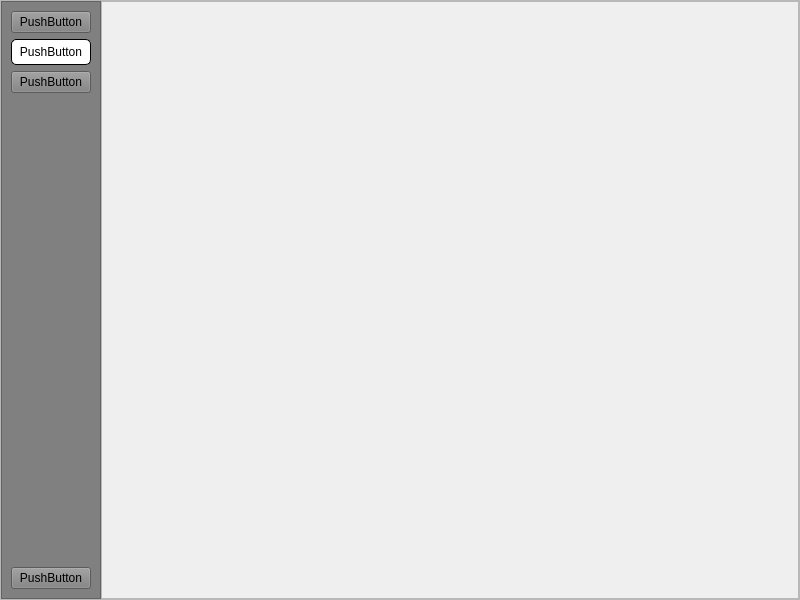
<?xml version="1.0" encoding="UTF-8"?>
<ui version="4.0">
 <class>MainWindow</class>
 <widget class="QMainWindow" name="MainWindow">
  <property name="geometry">
   <rect>
    <x>0</x>
    <y>0</y>
    <width>800</width>
    <height>600</height>
   </rect>
  </property>
  <property name="windowTitle">
   <string>MainWindow</string>
  </property>
  <widget class="QWidget" name="centralwidget">
   <layout class="QHBoxLayout" name="horizontalLayout">
    <property name="spacing">
     <number>0</number>
    </property>
    <property name="leftMargin">
     <number>0</number>
    </property>
    <property name="topMargin">
     <number>0</number>
    </property>
    <property name="rightMargin">
     <number>0</number>
    </property>
    <property name="bottomMargin">
     <number>0</number>
    </property>
    <item>
     <widget class="QFrame" name="main_body">
      <property name="frameShape">
       <enum>QFrame::StyledPanel</enum>
      </property>
      <property name="frameShadow">
       <enum>QFrame::Raised</enum>
      </property>
      <layout class="QHBoxLayout" name="horizontalLayout_2">
       <property name="spacing">
        <number>0</number>
       </property>
       <property name="leftMargin">
        <number>0</number>
       </property>
       <property name="topMargin">
        <number>0</number>
       </property>
       <property name="rightMargin">
        <number>0</number>
       </property>
       <property name="bottomMargin">
        <number>0</number>
       </property>
       <item alignment="Qt::AlignLeft">
        <widget class="QFrame" name="frame">
         <property name="minimumSize">
          <size>
           <width>100</width>
           <height>0</height>
          </size>
         </property>
         <property name="styleSheet">
          <string notr="true">background-color: grey;</string>
         </property>
         <property name="frameShape">
          <enum>QFrame::StyledPanel</enum>
         </property>
         <property name="frameShadow">
          <enum>QFrame::Raised</enum>
         </property>
         <layout class="QVBoxLayout" name="verticalLayout">
          <item>
           <widget class="QPushButton" name="pushButton_4">
            <property name="text">
             <string>PushButton</string>
            </property>
           </widget>
          </item>
          <item>
           <widget class="QPushButton" name="pushButton">
            <property name="styleSheet">
             <string notr="true">#pushButton{
	border: none;
	background-color: white;
	border-radius: 5px;
	border: 1px solid black;
	padding: 5px;
}

#pushButton:hover{
	background-color: blue;
	color: white;
}
</string>
            </property>
            <property name="text">
             <string>PushButton</string>
            </property>
           </widget>
          </item>
          <item>
           <widget class="QPushButton" name="pushButton_2">
            <property name="text">
             <string>PushButton</string>
            </property>
           </widget>
          </item>
          <item>
           <spacer name="verticalSpacer">
            <property name="orientation">
             <enum>Qt::Vertical</enum>
            </property>
            <property name="sizeHint" stdset="0">
             <size>
              <width>20</width>
              <height>457</height>
             </size>
            </property>
           </spacer>
          </item>
          <item>
           <widget class="QPushButton" name="pushButton_3">
            <property name="text">
             <string>PushButton</string>
            </property>
           </widget>
          </item>
         </layout>
        </widget>
       </item>
       <item>
        <widget class="QFrame" name="frame_2">
         <property name="sizePolicy">
          <sizepolicy hsizetype="Expanding" vsizetype="Preferred">
           <horstretch>0</horstretch>
           <verstretch>0</verstretch>
          </sizepolicy>
         </property>
         <property name="frameShape">
          <enum>QFrame::StyledPanel</enum>
         </property>
         <property name="frameShadow">
          <enum>QFrame::Raised</enum>
         </property>
        </widget>
       </item>
      </layout>
     </widget>
    </item>
   </layout>
  </widget>
 </widget>
 <resources/>
 <connections/>
</ui>
